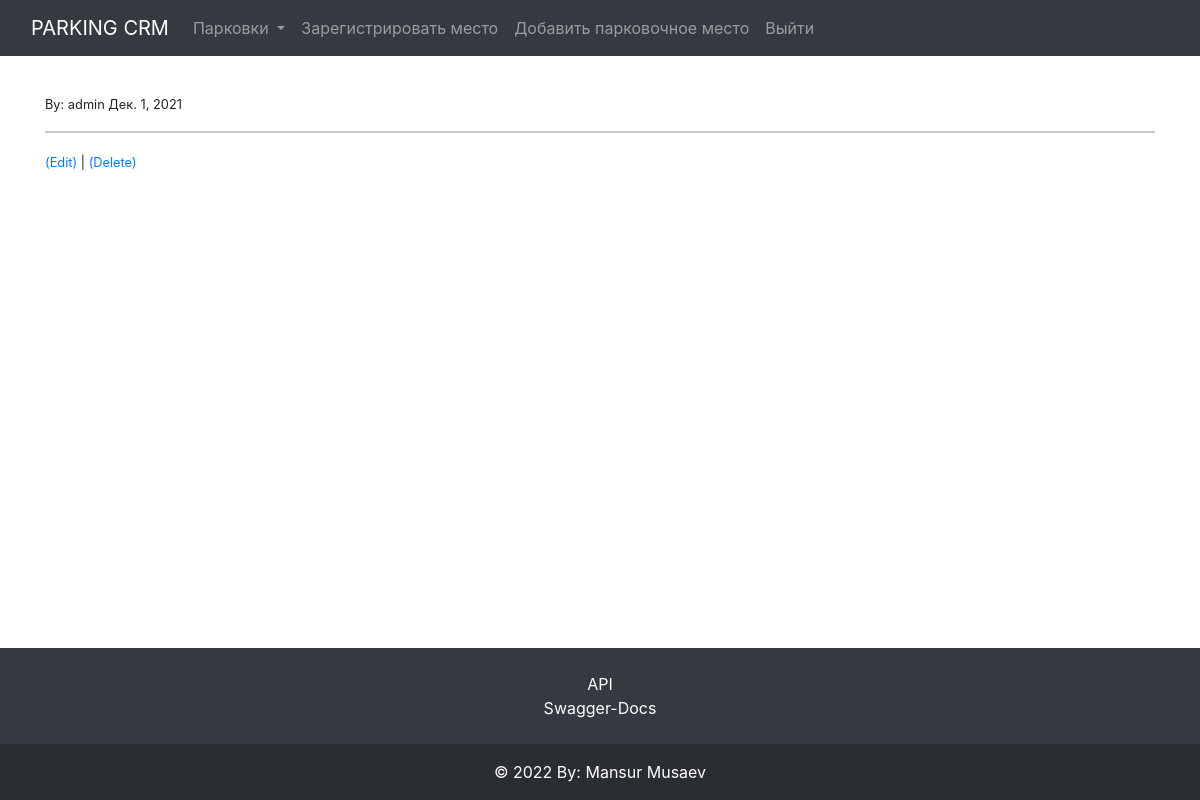
/1 (signed in), run on an earlier commit of the app's database.
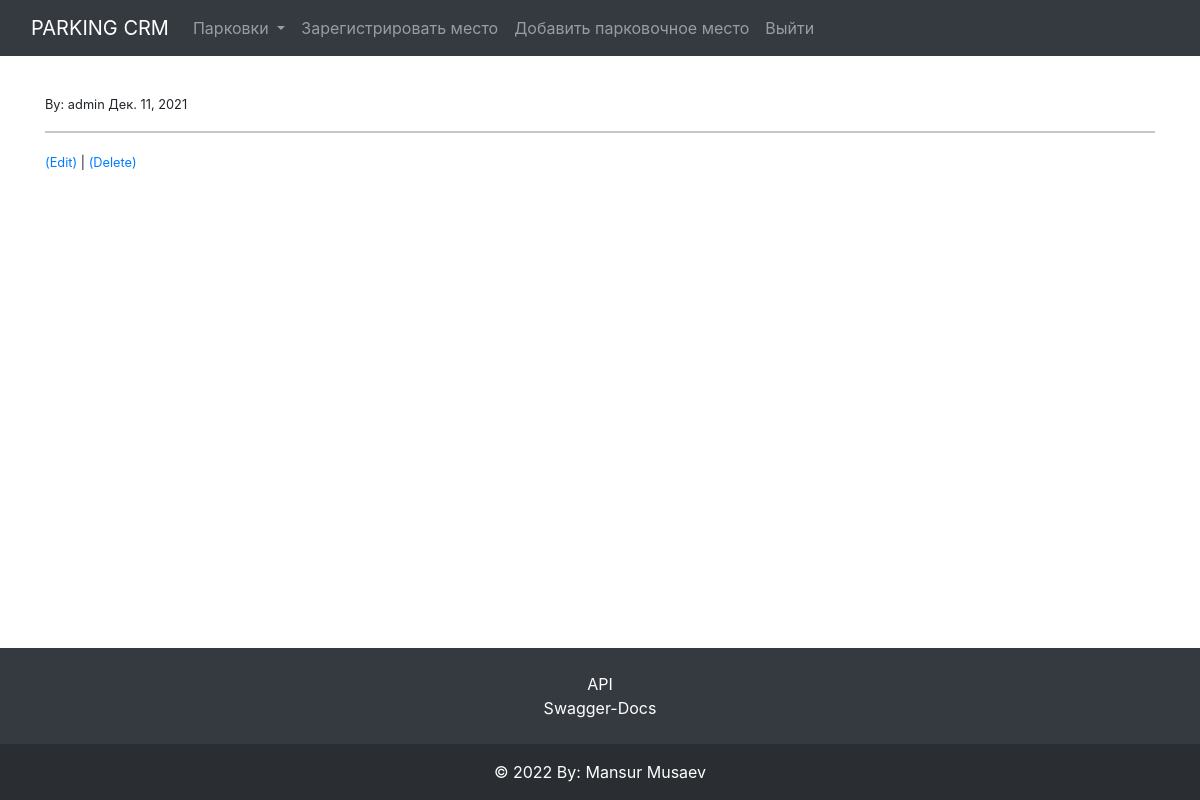
And on a later commit of the database.
### blogs/models.py (models this page shows, shortened)
class Post(models.Model):
    full_name = models.CharField(max_length=255, verbose_name='Имя и Фамилия')
    time = models.TimeField(auto_now=False, auto_now_add=False, verbose_name='Время')
    author = models.ForeignKey(get_user_model(), on_delete=models.CASCADE, verbose_name='Автор')
    category = models.ForeignKey(Category, on_delete=models.PROTECT, default=1, max_length=255, verbose_name='Отдел')
    post_date = models.DateField(auto_now_add=True,)

### blogs/views.py (the view)
# urls.py: path(r'<int:pk>', DetailPostView.as_view(), name="article_detail"),
class DetailPostView(LoginRequiredMixin, DetailView):
    model = Post
    template_name = 'article_detail.html'

### blogs/models.py (called while the page is built)
    def __str__(self):
        return self.name

### blogs/views.py (called while the page is built)
def category_list(request):
    category_list = Category.objects.exclude(name='default')
    context = {
        "category_list": category_list,
    }
    return context

### blogs/templates/article_detail.html (shortened to what this page needs)
{% extends '_base.html' %}
{% block content %}
    <small>By:
        {{ post.author }}
        {{ post.post_date }}<br>
        <hr>
        {% if user.is_authenticated %}
            {% if user.id == post.author.id %}
                <a href="{% url 'update_post' post.pk %}">(Edit)</a> |
                <a href="{% url 'delete_post' post.pk %}">(Delete)</a>
            {% endif %}
        {% endif %}
    </small>
    <br>
    <br>
{% endblock %}

What changed in the data, as far as the page shows it:
changed Post "admin": post_date "Дек. 1, 2021" → "Дек. 11, 2021"
